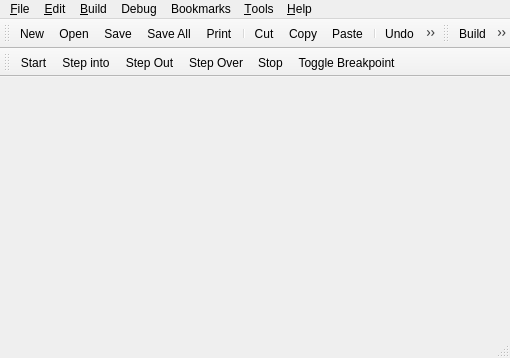
<?xml version="1.0" encoding="UTF-8"?>
<ui version="4.0">
 <class>MainWindow</class>
 <widget class="QMainWindow" name="MainWindow">
  <property name="geometry">
   <rect>
    <x>0</x>
    <y>0</y>
    <width>510</width>
    <height>358</height>
   </rect>
  </property>
  <property name="minimumSize">
   <size>
    <width>300</width>
    <height>200</height>
   </size>
  </property>
  <property name="windowTitle">
   <string>MainWindow</string>
  </property>
  <property name="tabShape">
   <enum>QTabWidget::Rounded</enum>
  </property>
  <property name="dockNestingEnabled">
   <bool>true</bool>
  </property>
  <widget class="QWidget" name="centralWidget">
   <layout class="QHBoxLayout" name="horizontalLayout">
    <item>
     <widget class="QTabWidget" name="tabWidget">
      <property name="sizePolicy">
       <sizepolicy hsizetype="Preferred" vsizetype="Preferred">
        <horstretch>0</horstretch>
        <verstretch>0</verstretch>
       </sizepolicy>
      </property>
      <property name="tabShape">
       <enum>QTabWidget::Rounded</enum>
      </property>
      <property name="currentIndex">
       <number>-1</number>
      </property>
      <property name="documentMode">
       <bool>true</bool>
      </property>
      <property name="tabsClosable">
       <bool>true</bool>
      </property>
     </widget>
    </item>
   </layout>
  </widget>
  <widget class="QMenuBar" name="menuBar">
   <property name="geometry">
    <rect>
     <x>0</x>
     <y>0</y>
     <width>510</width>
     <height>21</height>
    </rect>
   </property>
   <widget class="QMenu" name="menu_Edit">
    <property name="title">
     <string>&amp;Edit</string>
    </property>
    <addaction name="actionUndo"/>
    <addaction name="actionRedo"/>
    <addaction name="separator"/>
    <addaction name="actionCut"/>
    <addaction name="actionCopy"/>
    <addaction name="actionPaste"/>
    <addaction name="separator"/>
    <addaction name="actionDelete"/>
    <addaction name="separator"/>
    <addaction name="actionSelect_All"/>
    <addaction name="separator"/>
    <addaction name="actionFind_Replace"/>
   </widget>
   <widget class="QMenu" name="menuDebug">
    <property name="title">
     <string>Debug</string>
    </property>
    <addaction name="actionStart"/>
    <addaction name="actionSep_into"/>
    <addaction name="actionStep_Out"/>
    <addaction name="actionStep_Over"/>
    <addaction name="actionStop"/>
    <addaction name="separator"/>
    <addaction name="actionToggle_Breakpoint"/>
   </widget>
   <widget class="QMenu" name="menuBookmarks">
    <property name="title">
     <string>Bookmarks</string>
    </property>
    <widget class="QMenu" name="menuBookmarks_2">
     <property name="title">
      <string>Bookmarks</string>
     </property>
     <addaction name="actionBookmark1"/>
    </widget>
    <addaction name="actionToggle_Bookmark"/>
    <addaction name="actionDelete_Bookmark"/>
    <addaction name="menuBookmarks_2"/>
   </widget>
   <widget class="QMenu" name="menu_Tools">
    <property name="title">
     <string>&amp;Tools</string>
    </property>
    <addaction name="actionSettings"/>
    <addaction name="actionConfigure_Toolbars"/>
    <addaction name="actionConfigure_Shortcuts"/>
   </widget>
   <widget class="QMenu" name="menu_Help">
    <property name="title">
     <string>&amp;Help</string>
    </property>
    <addaction name="actionContents"/>
    <addaction name="actionIndex"/>
    <addaction name="actionSearch"/>
    <addaction name="separator"/>
    <addaction name="actionAbout_Qt"/>
    <addaction name="actionAbout"/>
   </widget>
   <widget class="QMenu" name="menu_File">
    <property name="title">
     <string>&amp;File</string>
    </property>
    <widget class="QMenu" name="menuRecent_Files">
     <property name="title">
      <string>Open Recent</string>
     </property>
     <addaction name="actionRecent_file1"/>
    </widget>
    <addaction name="action_New"/>
    <addaction name="action_Open"/>
    <addaction name="menuRecent_Files"/>
    <addaction name="actionSave"/>
    <addaction name="actionSave_As"/>
    <addaction name="actionSave_All"/>
    <addaction name="separator"/>
    <addaction name="actionPrint_Preview"/>
    <addaction name="actionPrint"/>
    <addaction name="separator"/>
    <addaction name="actionExit"/>
   </widget>
   <widget class="QMenu" name="menuBuild">
    <property name="title">
     <string>&amp;Build</string>
    </property>
    <addaction name="actionBuild"/>
    <addaction name="actionRebuild"/>
    <addaction name="actionClean"/>
    <addaction name="separator"/>
    <addaction name="actionRun"/>
   </widget>
   <addaction name="menu_File"/>
   <addaction name="menu_Edit"/>
   <addaction name="menuBuild"/>
   <addaction name="menuDebug"/>
   <addaction name="menuBookmarks"/>
   <addaction name="menu_Tools"/>
   <addaction name="menu_Help"/>
  </widget>
  <widget class="QStatusBar" name="statusBar"/>
  <widget class="QToolBar" name="toolBar">
   <property name="windowTitle">
    <string>toolBar</string>
   </property>
   <attribute name="toolBarArea">
    <enum>TopToolBarArea</enum>
   </attribute>
   <attribute name="toolBarBreak">
    <bool>false</bool>
   </attribute>
   <addaction name="action_New"/>
   <addaction name="action_Open"/>
   <addaction name="actionSave"/>
   <addaction name="actionSave_All"/>
   <addaction name="actionPrint"/>
   <addaction name="separator"/>
   <addaction name="actionCut"/>
   <addaction name="actionCopy"/>
   <addaction name="actionPaste"/>
   <addaction name="separator"/>
   <addaction name="actionUndo"/>
   <addaction name="actionRedo"/>
  </widget>
  <widget class="QToolBar" name="buildToolBar">
   <property name="windowTitle">
    <string>toolBar_2</string>
   </property>
   <attribute name="toolBarArea">
    <enum>TopToolBarArea</enum>
   </attribute>
   <attribute name="toolBarBreak">
    <bool>false</bool>
   </attribute>
   <addaction name="actionBuild"/>
   <addaction name="actionRebuild"/>
   <addaction name="actionClean"/>
   <addaction name="actionRun"/>
  </widget>
  <widget class="QToolBar" name="debugToolBar">
   <property name="windowTitle">
    <string>toolBar_2</string>
   </property>
   <attribute name="toolBarArea">
    <enum>TopToolBarArea</enum>
   </attribute>
   <attribute name="toolBarBreak">
    <bool>true</bool>
   </attribute>
   <addaction name="actionStart"/>
   <addaction name="actionSep_into"/>
   <addaction name="actionStep_Out"/>
   <addaction name="actionStep_Over"/>
   <addaction name="actionStop"/>
   <addaction name="actionToggle_Breakpoint"/>
  </widget>
  <action name="action_New">
   <property name="icon">
    <iconset resource="resource.qrc">
     <normaloff>:/icons/icons/filenew.png</normaloff>:/icons/icons/filenew.png</iconset>
   </property>
   <property name="text">
    <string>&amp;New</string>
   </property>
   <property name="shortcut">
    <string>Ctrl+N</string>
   </property>
  </action>
  <action name="action_Open">
   <property name="icon">
    <iconset resource="resource.qrc">
     <normaloff>:/icons/icons/fileopen.png</normaloff>:/icons/icons/fileopen.png</iconset>
   </property>
   <property name="text">
    <string>&amp;Open</string>
   </property>
   <property name="shortcut">
    <string>Ctrl+O</string>
   </property>
  </action>
  <action name="action">
   <property name="text">
    <string>_</string>
   </property>
  </action>
  <action name="actionExit">
   <property name="icon">
    <iconset resource="resource.qrc">
     <normaloff>:/icons/icons/exit.png</normaloff>:/icons/icons/exit.png</iconset>
   </property>
   <property name="text">
    <string>E&amp;xit</string>
   </property>
   <property name="shortcut">
    <string>Alt+X</string>
   </property>
  </action>
  <action name="actionSave">
   <property name="icon">
    <iconset resource="resource.qrc">
     <normaloff>:/icons/icons/filesave.png</normaloff>:/icons/icons/filesave.png</iconset>
   </property>
   <property name="text">
    <string>Save</string>
   </property>
   <property name="toolTip">
    <string>Save current document</string>
   </property>
   <property name="shortcut">
    <string>Ctrl+S</string>
   </property>
  </action>
  <action name="actionSave_All">
   <property name="icon">
    <iconset resource="resource.qrc">
     <normaloff>:/icons/icons/filesaveall.png</normaloff>:/icons/icons/filesaveall.png</iconset>
   </property>
   <property name="text">
    <string>Save All</string>
   </property>
   <property name="toolTip">
    <string>Save All Open Documents</string>
   </property>
  </action>
  <action name="actionSave_As">
   <property name="icon">
    <iconset resource="resource.qrc">
     <normaloff>:/icons/icons/filesaveas.png</normaloff>:/icons/icons/filesaveas.png</iconset>
   </property>
   <property name="text">
    <string>Save As ...</string>
   </property>
   <property name="toolTip">
    <string>Save current document with specifient name</string>
   </property>
   <property name="shortcut">
    <string>Ctrl+Shift+S</string>
   </property>
  </action>
  <action name="actionPrint_Preview">
   <property name="icon">
    <iconset resource="resource.qrc">
     <normaloff>:/icons/icons/filePrintPreview.png</normaloff>:/icons/icons/filePrintPreview.png</iconset>
   </property>
   <property name="text">
    <string>Print Preview</string>
   </property>
  </action>
  <action name="actionPrint">
   <property name="icon">
    <iconset resource="resource.qrc">
     <normaloff>:/icons/icons/fileprint.png</normaloff>:/icons/icons/fileprint.png</iconset>
   </property>
   <property name="text">
    <string>Print ...</string>
   </property>
   <property name="toolTip">
    <string>Prints the current document</string>
   </property>
   <property name="shortcut">
    <string>Ctrl+P</string>
   </property>
  </action>
  <action name="actionUndo">
   <property name="icon">
    <iconset resource="resource.qrc">
     <normaloff>:/icons/icons/editundo.png</normaloff>:/icons/icons/editundo.png</iconset>
   </property>
   <property name="text">
    <string>Undo</string>
   </property>
   <property name="toolTip">
    <string>undo last action</string>
   </property>
   <property name="shortcut">
    <string>Ctrl+Z</string>
   </property>
  </action>
  <action name="actionRedo">
   <property name="icon">
    <iconset resource="resource.qrc">
     <normaloff>:/icons/icons/editredo.png</normaloff>:/icons/icons/editredo.png</iconset>
   </property>
   <property name="text">
    <string>Redo</string>
   </property>
   <property name="toolTip">
    <string>Redo last undo action</string>
   </property>
   <property name="shortcut">
    <string>Ctrl+Shift+Z</string>
   </property>
  </action>
  <action name="actionCopy">
   <property name="icon">
    <iconset resource="resource.qrc">
     <normaloff>:/icons/icons/editcopy.png</normaloff>:/icons/icons/editcopy.png</iconset>
   </property>
   <property name="text">
    <string>Copy</string>
   </property>
   <property name="toolTip">
    <string>Copy selected text</string>
   </property>
   <property name="shortcut">
    <string>Ctrl+C</string>
   </property>
  </action>
  <action name="actionCut">
   <property name="icon">
    <iconset resource="resource.qrc">
     <normaloff>:/icons/icons/editcut.png</normaloff>:/icons/icons/editcut.png</iconset>
   </property>
   <property name="text">
    <string>Cut</string>
   </property>
   <property name="toolTip">
    <string>Cut selected text</string>
   </property>
   <property name="shortcut">
    <string>Ctrl+X</string>
   </property>
  </action>
  <action name="actionPaste">
   <property name="icon">
    <iconset resource="resource.qrc">
     <normaloff>:/icons/icons/editpaste.png</normaloff>:/icons/icons/editpaste.png</iconset>
   </property>
   <property name="text">
    <string>Paste</string>
   </property>
   <property name="toolTip">
    <string>Paste text from clipboard to editor</string>
   </property>
   <property name="shortcut">
    <string>Ctrl+V</string>
   </property>
  </action>
  <action name="actionDelete">
   <property name="icon">
    <iconset resource="resource.qrc">
     <normaloff>:/icons/icons/editdelete.png</normaloff>:/icons/icons/editdelete.png</iconset>
   </property>
   <property name="text">
    <string>Delete</string>
   </property>
   <property name="toolTip">
    <string>Delete Selected Text</string>
   </property>
   <property name="shortcut">
    <string>Del</string>
   </property>
  </action>
  <action name="actionSelect_All">
   <property name="icon">
    <iconset resource="resource.qrc">
     <normaloff>:/icons/icons/edit-select-all.png</normaloff>:/icons/icons/edit-select-all.png</iconset>
   </property>
   <property name="text">
    <string>Select All ...</string>
   </property>
   <property name="toolTip">
    <string>Select the current document</string>
   </property>
   <property name="shortcut">
    <string>Ctrl+A</string>
   </property>
  </action>
  <action name="actionFind_Replace">
   <property name="icon">
    <iconset resource="resource.qrc">
     <normaloff>:/icons/icons/edit-find-replace.png</normaloff>:/icons/icons/edit-find-replace.png</iconset>
   </property>
   <property name="text">
    <string>Find/Replace</string>
   </property>
   <property name="shortcut">
    <string>Ctrl+F</string>
   </property>
  </action>
  <action name="actionBuild">
   <property name="icon">
    <iconset resource="resource.qrc">
     <normaloff>:/icons/icons/buildbuild.png</normaloff>:/icons/icons/buildbuild.png</iconset>
   </property>
   <property name="text">
    <string>Build</string>
   </property>
   <property name="shortcut">
    <string>F8</string>
   </property>
  </action>
  <action name="actionRebuild">
   <property name="icon">
    <iconset resource="resource.qrc">
     <normaloff>:/icons/icons/buildrebuild.png</normaloff>:/icons/icons/buildrebuild.png</iconset>
   </property>
   <property name="text">
    <string>Rebuild</string>
   </property>
  </action>
  <action name="actionClean">
   <property name="icon">
    <iconset resource="resource.qrc">
     <normaloff>:/icons/icons/buildclean.png</normaloff>:/icons/icons/buildclean.png</iconset>
   </property>
   <property name="text">
    <string>Clean ...</string>
   </property>
  </action>
  <action name="actionRun">
   <property name="icon">
    <iconset resource="resource.qrc">
     <normaloff>:/icons/icons/buildrun.png</normaloff>:/icons/icons/buildrun.png</iconset>
   </property>
   <property name="text">
    <string>Run</string>
   </property>
   <property name="toolTip">
    <string>Run the executable</string>
   </property>
   <property name="shortcut">
    <string>F9</string>
   </property>
  </action>
  <action name="actionStart">
   <property name="icon">
    <iconset resource="resource.qrc">
     <normaloff>:/icons/icons/debugger_run.png</normaloff>:/icons/icons/debugger_run.png</iconset>
   </property>
   <property name="text">
    <string>Start</string>
   </property>
   <property name="toolTip">
    <string>Start debugging</string>
   </property>
   <property name="shortcut">
    <string>F5</string>
   </property>
  </action>
  <action name="actionSep_into">
   <property name="icon">
    <iconset resource="resource.qrc">
     <normaloff>:/icons/icons/debug-step-into.png</normaloff>:/icons/icons/debug-step-into.png</iconset>
   </property>
   <property name="text">
    <string>Step into</string>
   </property>
   <property name="shortcut">
    <string>F12</string>
   </property>
  </action>
  <action name="actionStep_Out">
   <property name="icon">
    <iconset resource="resource.qrc">
     <normaloff>:/icons/icons/debug-step-out.png</normaloff>:/icons/icons/debug-step-out.png</iconset>
   </property>
   <property name="text">
    <string>Step Out</string>
   </property>
   <property name="shortcut">
    <string>F10</string>
   </property>
  </action>
  <action name="actionStep_Over">
   <property name="icon">
    <iconset resource="resource.qrc">
     <normaloff>:/icons/icons/debug-step-over.png</normaloff>:/icons/icons/debug-step-over.png</iconset>
   </property>
   <property name="text">
    <string>Step Over</string>
   </property>
   <property name="shortcut">
    <string>F11</string>
   </property>
  </action>
  <action name="actionToggle_Breakpoint">
   <property name="icon">
    <iconset resource="resource.qrc">
     <normaloff>:/icons/icons/editbreak.png</normaloff>:/icons/icons/editbreak.png</iconset>
   </property>
   <property name="text">
    <string>Toggle Breakpoint</string>
   </property>
   <property name="shortcut">
    <string>F2</string>
   </property>
  </action>
  <action name="actionStop">
   <property name="icon">
    <iconset resource="resource.qrc">
     <normaloff>:/icons/icons/media-playback-stop.png</normaloff>:/icons/icons/media-playback-stop.png</iconset>
   </property>
   <property name="text">
    <string>Stop</string>
   </property>
  </action>
  <action name="actionContents">
   <property name="icon">
    <iconset resource="resource.qrc">
     <normaloff>:/icons/icons/helphome.png</normaloff>:/icons/icons/helphome.png</iconset>
   </property>
   <property name="text">
    <string>Contents</string>
   </property>
   <property name="shortcut">
    <string>F1</string>
   </property>
  </action>
  <action name="actionIndex">
   <property name="icon">
    <iconset resource="resource.qrc">
     <normaloff>:/icons/icons/helpkeyword.png</normaloff>:/icons/icons/helpkeyword.png</iconset>
   </property>
   <property name="text">
    <string>Index</string>
   </property>
   <property name="shortcut">
    <string>Shift+F1</string>
   </property>
  </action>
  <action name="actionSearch">
   <property name="icon">
    <iconset resource="resource.qrc">
     <normaloff>:/icons/icons/helpgreettings.png</normaloff>:/icons/icons/helpgreettings.png</iconset>
   </property>
   <property name="text">
    <string>Search</string>
   </property>
  </action>
  <action name="actionAbout">
   <property name="icon">
    <iconset resource="resource.qrc">
     <normaloff>:/icons/icons/form.png</normaloff>:/icons/icons/form.png</iconset>
   </property>
   <property name="text">
    <string>About...</string>
   </property>
  </action>
  <action name="actionAbout_Qt">
   <property name="icon">
    <iconset resource="resource.qrc">
     <normaloff>:/icons/icons/helpqt.png</normaloff>:/icons/icons/helpqt.png</iconset>
   </property>
   <property name="text">
    <string>About Qt...</string>
   </property>
  </action>
  <action name="actionToggle_Bookmark">
   <property name="icon">
    <iconset resource="resource.qrc">
     <normaloff>:/icons/icons/editadd.png</normaloff>:/icons/icons/editadd.png</iconset>
   </property>
   <property name="text">
    <string>Toggle Bookmark</string>
   </property>
   <property name="shortcut">
    <string>Ctrl+B</string>
   </property>
  </action>
  <action name="actionDelete_Bookmark">
   <property name="icon">
    <iconset resource="resource.qrc">
     <normaloff>:/icons/icons/editclear.png</normaloff>:/icons/icons/editclear.png</iconset>
   </property>
   <property name="text">
    <string>Delete Bookmark</string>
   </property>
   <property name="shortcut">
    <string>Ctrl+Shift+B</string>
   </property>
  </action>
  <action name="actionSettings">
   <property name="icon">
    <iconset resource="resource.qrc">
     <normaloff>:/icons/icons/configure.png</normaloff>:/icons/icons/configure.png</iconset>
   </property>
   <property name="text">
    <string>Settings...</string>
   </property>
  </action>
  <action name="actionConfigure_Toolbars">
   <property name="icon">
    <iconset resource="resource.qrc">
     <normaloff>:/icons/icons/configure-toolbars.png</normaloff>:/icons/icons/configure-toolbars.png</iconset>
   </property>
   <property name="text">
    <string>Configure Toolbars...</string>
   </property>
  </action>
  <action name="actionConfigure_Shortcuts">
   <property name="icon">
    <iconset resource="resource.qrc">
     <normaloff>:/icons/icons/configure-shortcuts.png</normaloff>:/icons/icons/configure-shortcuts.png</iconset>
   </property>
   <property name="text">
    <string>Configure Shortcuts...</string>
   </property>
  </action>
  <action name="actionRecent_file1">
   <property name="text">
    <string>recent file1</string>
   </property>
  </action>
  <action name="actionBookmark1">
   <property name="text">
    <string>Bookmark1</string>
   </property>
  </action>
 </widget>
 <layoutdefault spacing="6" margin="11"/>
 <resources>
  <include location="resource.qrc"/>
 </resources>
 <connections/>
</ui>
